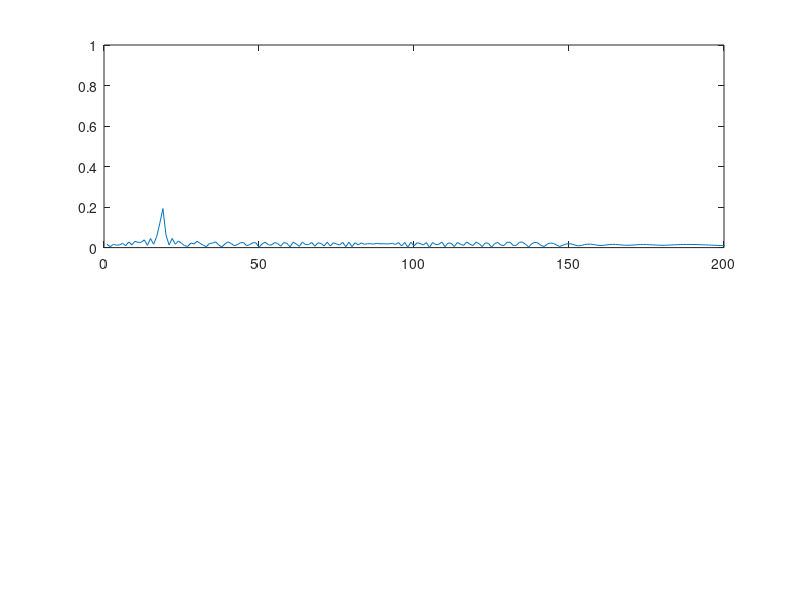
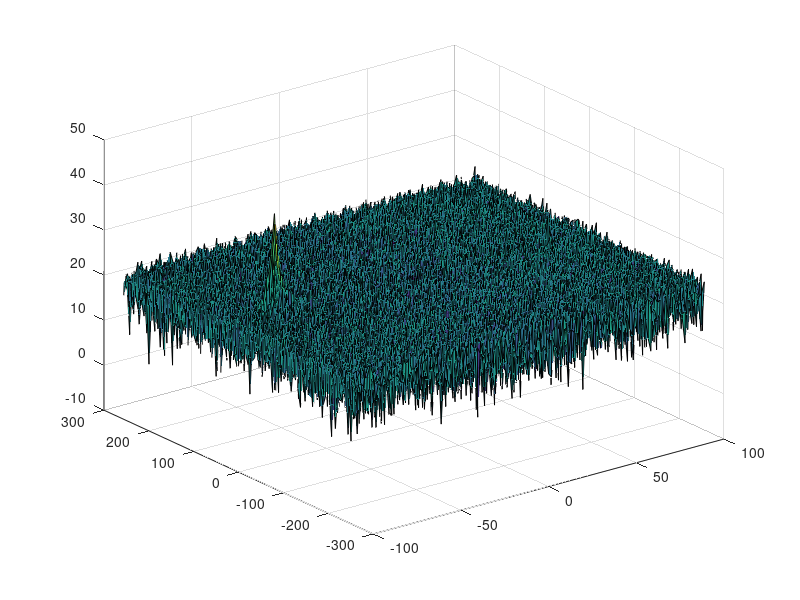
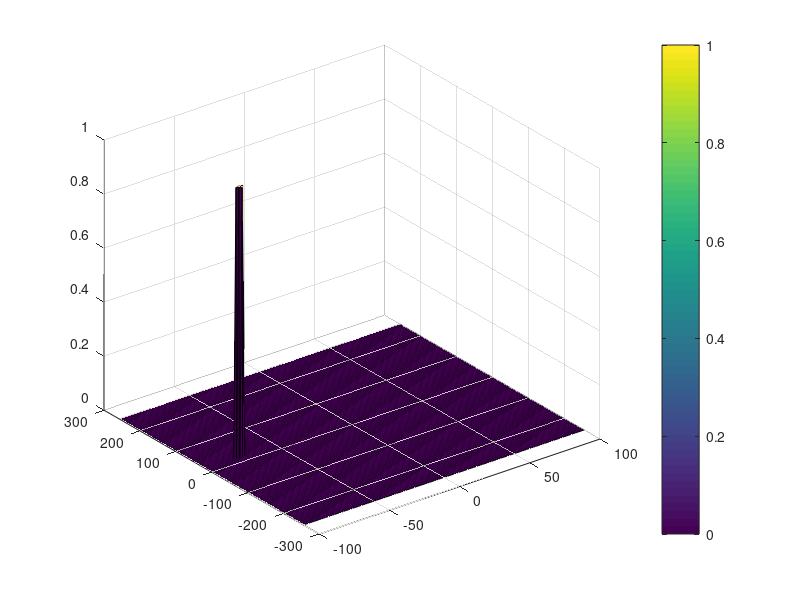

These figures' MATLAB source, in order:
clear
clc;

%% Radar Specifications 
%%%%%%%%%%%%%%%%%%%%%%%%%%%
Frequency_of_operation = 77;  %GHz
Max_Range = 200;  %m
Range_Resolution = 1; % m
Max_Velocity = 100; % m/s
%%%%%%%%%%%%%%%%%%%%%%%%%%%

speed_of_light = 3e8;
%% User Defined Range and Velocity of target
% *%TODO* :
% define the target's initial position and velocity. Note : Velocity
% remains contant
target_pos = 110;
target_vel = 30;


%% FMCW Waveform Generation

% *%TODO* :
%Design the FMCW waveform by giving the specs of each of its parameters.
% Calculate the Bandwidth (B), Chirp Time (Tchirp) and Slope (slope) of the FMCW
% chirp using the requirements above.
B = speed_of_light/(2*Range_Resolution);
Tchirp = 5.5 * 2 * Max_Range/speed_of_light;


Slope = B/Tchirp;

%Operating carrier frequency of Radar 
fc= 77e9;             %carrier freq

                                                          
%The number of chirps in one sequence. Its ideal to have 2^ value for the ease of running the FFT
%for Doppler Estimation. 
Nd=128;                   % #of doppler cells OR #of sent periods % number of chirps

%The number of samples on each chirp. 
Nr=1024;                  %for length of time OR # of range cells

% Timestamp for running the displacement scenario for every sample on each
% chirp
t=linspace(0,Nd*Tchirp,Nr*Nd); %total time for samples
dt = diff(t);

%Creating the vectors for Tx, Rx and Mix based on the total samples input.
Tx=zeros(1,length(t)); %transmitted signal
Rx=zeros(1,length(t)); %received signal
Mix = zeros(1,length(t)); %beat signal

%Similar vectors for range_covered and time delay.
r_t=zeros(1,length(t));
td=zeros(1,length(t));


%% Signal generation and Moving Target simulation
% Running the radar scenario over the time. 

for i=1:length(t)         
    
    
    % *%TODO* :
    %For each time stamp update the Range of the Target for constant velocity. 
    target_pos = target_pos+target_vel*dt(1);
    % *%TODO* :
    %For each time sample we need update the transmitted and
    %received signal. 
    
    Tx(i) = cos(2*pi*fc*t(i)+Slope*t(i)^2/2);
    tau = 2*target_pos/speed_of_light;
    Rx(i) = cos(2*pi*fc*(t(i)-tau)+Slope*(t(i)-tau)^2/2);
    
    % *%TODO* :
    %Now by mixing the Transmit and Receive generate the beat signal
    %This is done by element wise matrix multiplication of Transmit and
    %Receiver Signal
    Mix(i) = Tx(i).*Rx(i);
    
end

%% RANGE MEASUREMENT


 % *%TODO* :
%reshape the vector into Nr*Nd array. Nr and Nd here would also define the size of
%Range and Doppler FFT respectively.
Mix_=reshape(Mix,[Nr,Nd]);
 % *%TODO* :
%run the FFT on the beat signal along the range bins dimension (Nr) and
%normalize.
sig_fft = fft(Mix_,Nr)./Nr;
 % *%TODO* :
% Take the absolute value of FFT output
sig_fft = abs(sig_fft); 
 % *%TODO* :
% Output of FFT is double sided signal, but we are interested in only one side of the spectrum.
% Hence we throw out half of the samples.
sig_fft = sig_fft(1:(Nr/2))

%plotting the range
figure ('Name','Range from First FFT')
subplot(2,1,1)

 % *%TODO* :
 % plot FFT output 
plot(sig_fft)
 
axis ([0 200 0 1]);



%% RANGE DOPPLER RESPONSE
% The 2D FFT implementation is already provided here. This will run a 2DFFT
% on the mixed signal (beat signal) output and generate a range doppler
% map.You will implement CFAR on the generated RDM


% Range Doppler Map Generation.

% The output of the 2D FFT is an image that has reponse in the range and
% doppler FFT bins. So, it is important to convert the axis from bin sizes
% to range and doppler based on their Max values.

Mix=reshape(Mix,[Nr,Nd]);

% 2D FFT using the FFT size for both dimensions.
sig_fft2 = fft2(Mix,Nr,Nd);

% Taking just one side of signal from Range dimension.
sig_fft2 = sig_fft2(1:Nr/2,1:Nd);
sig_fft2 = fftshift (sig_fft2);
RDM = abs(sig_fft2);
RDM = 10*log10(RDM) ;

%use the surf function to plot the output of 2DFFT and to show axis in both
%dimensions
doppler_axis = linspace(-100,100,Nd);
range_axis = linspace(-200,200,Nr/2)*((Nr/2)/400);
figure,surf(doppler_axis,range_axis,RDM);

%% CFAR implementation

%Slide Window through the complete Range Doppler Map

% *%TODO* :
%Select the number of Training Cells in both the dimensions.
Tr = 10;
Td = 5;
% *%TODO* :
%Select the number of Guard Cells in both dimensions around the Cell under 
%test (CUT) for accurate estimation
Gr = 5;
Gd = 5;
% *%TODO* :
% offset the threshold by SNR value in dB
offset = 1.4;
% *%TODO* :
%Create a vector to store noise_level for each iteration on training cells
noise_level = zeros(Nr/2-2*(Td+Gd),Nd-2*(Tr+Gr));
gridSize = (2*Tr+2*Gr+1)*(2*Td+2*Gd+1);
trainingCellsNum = gridSize-(2*Gr+1)*(2*Gd+1);

% *%TODO* :
%design a loop such that it slides the CUT across range doppler map by
%giving margins at the edges for Training and Guard Cells.
%For every iteration sum the signal level within all the training
%cells. To sum convert the value from logarithmic to linear using db2pow
%function. Average the summed values for all of the training
%cells used. After averaging convert it back to logarithimic using pow2db.
%Further add the offset to it to determine the threshold. Next, compare the
%signal under CUT with this threshold. If the CUT level > threshold assign
%it a value of 1, else equate it to 0.

CFAR_sig = zeros(size(RDM));

   % Use RDM[x,y] as the matrix from the output of 2D FFT for implementing
   % CFAR
for j=1:Nd-2*(Tr+Gr)
    for i=1:Nr/2-2*(Td+Gd)
        %I want to extract only the Training cells. To do that, I at first get
        %the sliding patch and, after converting it to power from decibel,
        %I set to zero whatever it is not in the position of
        %training cells; the zero submatrix will not contribute to the sum
        %over the whole patch and, by dividing for the number of training 
        %cells I will get the noise mean level
        
        trainingCellsPatch = db2pow(RDM(i:i+2*(Td+Gd),j:j+2*(Gr+Tr)));
        trainingCellsPatch(Td+1:end-Td,Tr+1:end-Tr) = 0;
        
        noise_level(i,j) = pow2db(sum(sum(trainingCellsPatch))/trainingCellsNum);
        sigThresh = noise_level(i,j)*offset;
        if RDM(i+(Td+Gd),j+(Td+Gr))>sigThresh
            CFAR_sig(i+(Td+Gd),j+(Td+Gr)) = 1;
        else
            CFAR_sig(i+(Td+Gd),j+(Td+Gr)) = 0;
        end
           
    end
end

   % Use RDM[x,y] as the matrix from the output of 2D FFT for implementing
   % CFAR





% *%TODO* :
% The process above will generate a thresholded block, which is smaller 
%than the Range Doppler Map as the CUT cannot be located at the edges of
%matrix. Hence,few cells will not be thresholded. To keep the map size same
% set those values to 0. 
 








% *%TODO* :
%display the CFAR output using the Surf function like we did for Range
%Doppler Response output.
figure('Name','CA-CFAR Filtered RDM'),surf(doppler_axis,range_axis,CFAR_sig);
colorbar;




 
 